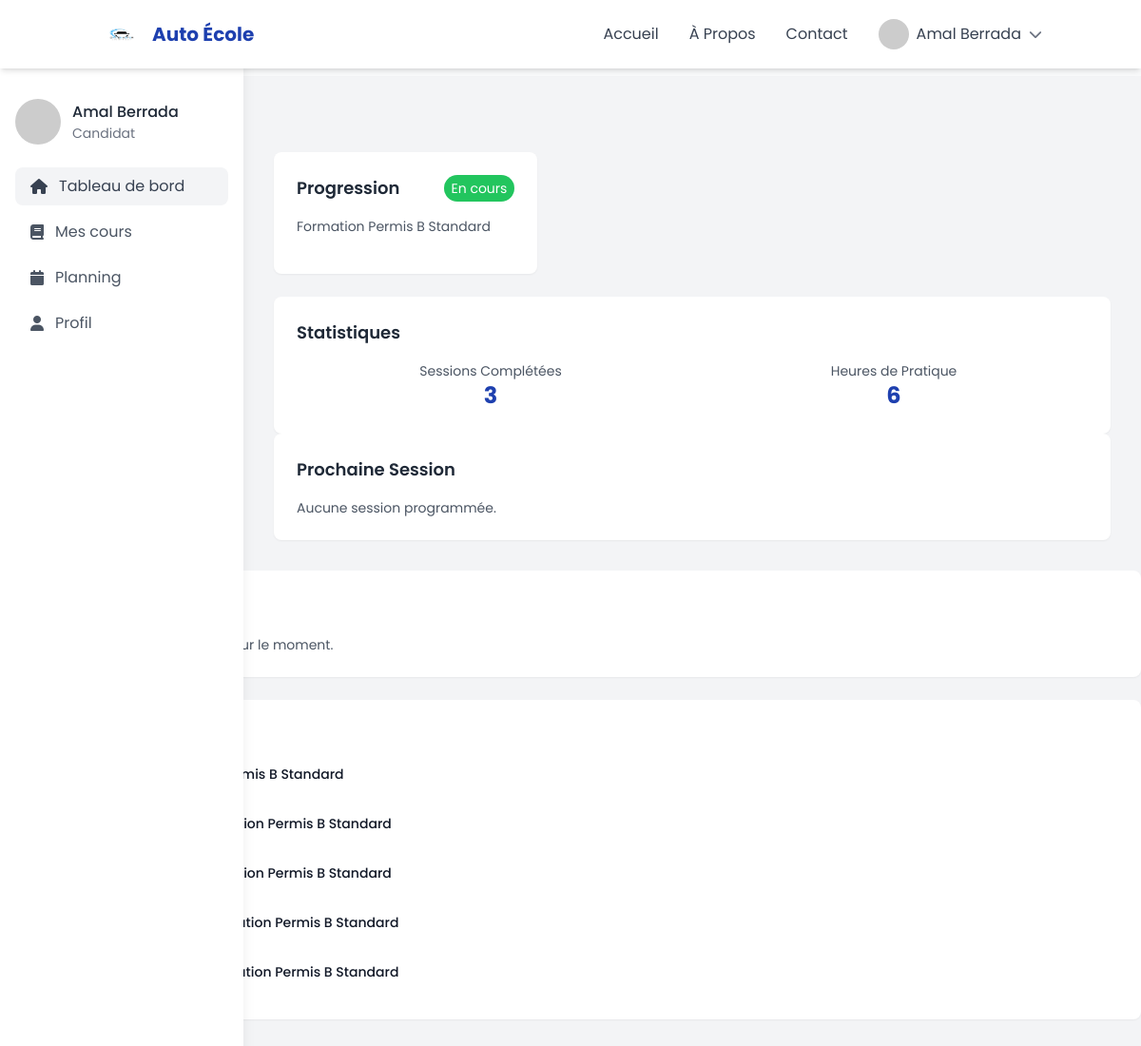
The app's page /pages/candidate/dashboard.php (signed in) with its own data.
### tables this page shows
CREATE TABLE `users` (
  `id` int(11) NOT NULL,
  `first_name` varchar(50) NOT NULL,
  `last_name` varchar(50) NOT NULL,
  `email` varchar(100) NOT NULL,
  `password` varchar(255) NOT NULL,
  `phone` varchar(20) DEFAULT NULL,
  `date_of_birth` date DEFAULT NULL,
  `address` text,
  `role` enum('candidate','instructor','assistant','admin') NOT NULL,
  `status` enum('active','inactive','pending') DEFAULT 'pending',
  `created_at` timestamp NOT NULL DEFAULT CURRENT_TIMESTAMP,
  `updated_at` timestamp NOT NULL DEFAULT CURRENT_TIMESTAMP ON UPDATE CURRENT_TIMESTAMP,
  `failed_attempts` int(11) DEFAULT '0',
  `locked_until` datetime DEFAULT NULL,
  `profile_image` varchar(255) DEFAULT NULL
);

CREATE TABLE `enrollments` (
  `id` int(11) NOT NULL,
  `candidate_id` int(11) DEFAULT NULL,
  `course_id` int(11) DEFAULT NULL,
  `instructor_id` int(11) DEFAULT NULL,
  `start_date` date DEFAULT NULL,
  `end_date` date DEFAULT NULL,
  `status` enum('pending','active','completed','cancelled') DEFAULT 'pending',
  `created_at` timestamp NOT NULL DEFAULT CURRENT_TIMESTAMP
);

CREATE TABLE `courses` (
  `id` int(11) NOT NULL,
  `license_type_id` int(11) DEFAULT NULL,
  `name` varchar(100) NOT NULL,
  `description` text,
  `hours_theory` int(11) DEFAULT NULL,
  `hours_practice` int(11) DEFAULT NULL,
  `status` enum('active','inactive') DEFAULT 'active',
  `created_at` timestamp NOT NULL DEFAULT CURRENT_TIMESTAMP,
  `course_price` decimal(10,2) NOT NULL DEFAULT '4000.00'
);

### pages/candidate/dashboard.php (the view, shortened to what the rows shown need)
<?php
require_once '../../config/database.php';
require_once '../../includes/auth.php';
require_once '../../includes/functions.php';
$enrollments = $functions->getEnrollmentsByUser($_SESSION['user_id']);
$activeEnrollment = null;
foreach ($enrollments as $enrollment) {
    if ($enrollment['status'] === 'active') {
        $activeEnrollment = $enrollment;
        break;
    }
}
?>
<?php include '../../includes/header.php'; ?>
<div class="min-h-screen bg-gray-100">
    <nav class="fixed top-0 left-0 w-64 h-full bg-white shadow-lg pt-20">
        <div class="px-4 py-6">
            <div class="flex items-center mb-6">
                <div class="ml-3">
                    <p class="font-medium text-gray-800">
                        <?php echo htmlspecialchars($user['first_name'] . ' ' . $user['last_name']); ?>
                    </p>
                    <p class="text-sm text-gray-500">Candidat</p>
                </div>
            </div>
        </div>
    </nav>
    <div class="ml-64 p-8 pt-20">
        <div class="grid grid-cols-1 md:grid-cols-2 lg:grid-cols-3 gap-6 mb-6">
            <div class="bg-white rounded-lg shadow-sm p-6">
                <?php if ($activeEnrollment): ?>
                    <div class="mb-4">
                        <div class="flex justify-between text-sm text-gray-600 mb-2">
                            <span><?php echo htmlspecialchars($activeEnrollment['course_name']); ?></span>
                        </div>
                        </div>
                    </div>
                <?php endif; ?>
            </div>
        </div>
    </div>

### includes/header.php (shortened to what the rows shown need)
<?php
require_once __DIR__ . '/auth.php';
require_once __DIR__ . '/functions.php';
function getUserProfileImage($userId) {
    try {
        $user = AppFunctions::getInstance()->getUserById($userId);
        return 'https://ui-avatars.com/api/?name=User';
    } catch (Exception $e) {
        error_log("Error getting user profile image: " . $e->getMessage());
        return 'https://ui-avatars.com/api/?name=User';
    }
}
function getUserFullName($userId) {
    try {
        $user = AppFunctions::getInstance()->getUserById($userId);
        if ($user && isset($user['first_name']) && isset($user['last_name'])) {
            return htmlspecialchars($user['first_name'] . ' ' . $user['last_name']);
        }
        return 'Utilisateur';
    } catch (Exception $e) {
        error_log("Error getting user full name: " . $e->getMessage());
        return 'Utilisateur';
    }
}
function isLoggedIn() {
    return Auth::getInstance()->isLoggedIn();
}
$currentUser = null;
if (isLoggedIn() && isset($_SESSION['user_id'])) {
    try {
        $currentUser = AppFunctions::getInstance()->getUserById($_SESSION['user_id']);
    } catch (Exception $e) {
        error_log("Error getting current user data: " . $e->getMessage());
    }
}
?>
<!DOCTYPE html>
<html lang="fr" class="scroll-smooth">
<head>
    <script src="https://cdn.tailwindcss.com"></script>
    <link rel="stylesheet" href="https://cdnjs.cloudflare.com/ajax/libs/font-awesome/6.4.0/css/all.min.css">
</head>
<body class="bg-gray-50">
    <header class="fixed w-full top-0 z-50 bg-white shadow-md">
        <nav class="container mx-auto px-4 py-3">
            <div class="flex items-center justify-between">
                <div class="hidden md:flex items-center space-x-8">
                    <?php if (isLoggedIn() && $currentUser): ?>
                        <div class="relative" x-data="{ open: false }">
                            <button @click="open = !open" class="flex items-center space-x-2">
                                <img src="<?php echo getUserProfileImage($_SESSION['user_id']); ?>"
                                     alt="Profile"
                                     class="w-8 h-8 rounded-full object-cover">
                                <span class="text-gray-700"><?php echo getUserFullName($_SESSION['user_id']); ?></span>
                                <i class="fas fa-chevron-down text-sm text-gray-500"></i>
                            </button>
                        </div>
                    <?php endif; ?>
                </div>
            </div>
        </nav>
    </header>
    <main class="mt-20">

### records on screen
users: getUserFullName($_SESSION['user_id']) "Amal Berrada", first_name+last_name "Amal Berrada"
enrollments: course.name "Formation Permis B Standard"

### other values on screen
$stmt->get_result()->fetch_assoc()['count'] "3"
$stmt->get_result()->fetch_assoc()['hours'] "6"
$activity['course_name'] "Formation Permis B Standard"
